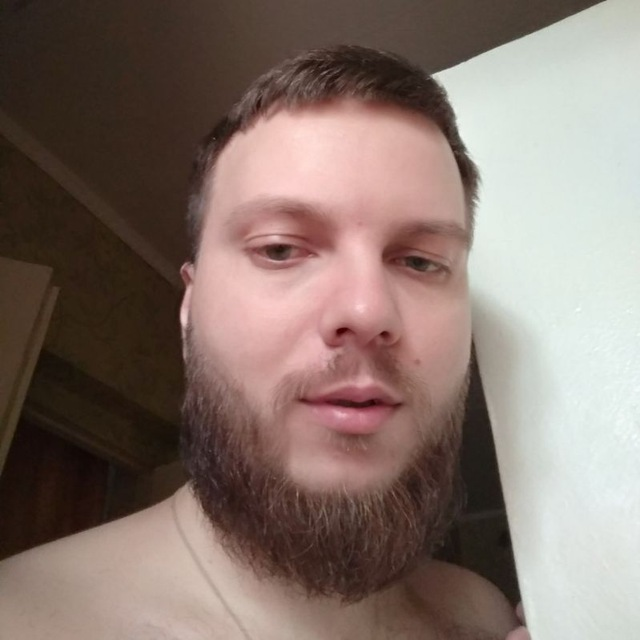
#> input picture pic.jpg, 640 x 640 px
$ python convert_icon.py
#> lines starting #> are read from the running program, lines starting #| are printed output that depends on the picture
from PIL import Image
import os

# Создаем папку icons если её нет
icons_dir = "icons"
if not os.path.exists(icons_dir):
    os.makedirs(icons_dir)

# Открываем изображение
img = Image.open("pic.jpg")
#> img is the input picture: PIL image 640x640 RGB; mean R, G, B 134.7, 117.2, 109.4

# Размеры иконок
sizes = [16, 48, 128]

# Конвертируем в PNG нужных размеров
for size in sizes:
    resized_img = img.resize((size, size), Image.Resampling.LANCZOS)
    output_file = os.path.join(icons_dir, f"icon{size}.png")
    # Конвертируем в RGBA если нужно
    if resized_img.mode != 'RGBA':
        resized_img = resized_img.convert('RGBA')
    resized_img.save(output_file, "PNG")
#> this loop made 3 passes
#> pass 1, `resized_img = img.resize((size, size), Image.Resampling.LANCZOS)`:
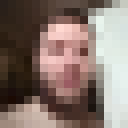
#> resized_img: PIL image 16x16 RGB (shown 8 times larger); mean R, G, B 134.8, 117.3, 109.5
#> pass 2, `resized_img = img.resize((size, size), Image.Resampling.LANCZOS)`:
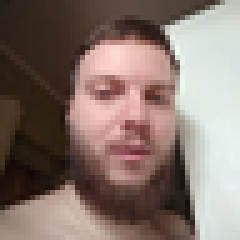
#> resized_img: PIL image 48x48 RGB (shown 5 times larger); mean R, G, B 134.7, 117.2, 109.4

print("Icons created successfully!")
